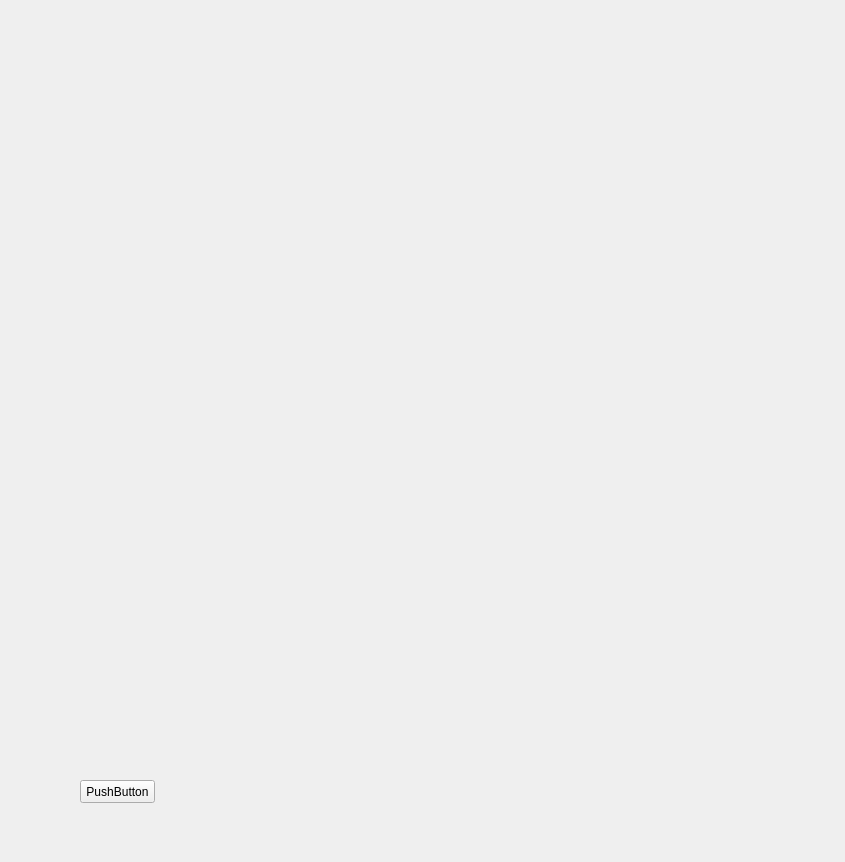
<?xml version="1.0" encoding="UTF-8"?>
<ui version="4.0">
 <class>Widget</class>
 <widget class="QWidget" name="Widget">
  <property name="geometry">
   <rect>
    <x>0</x>
    <y>0</y>
    <width>845</width>
    <height>862</height>
   </rect>
  </property>
  <property name="windowTitle">
   <string>Widget</string>
  </property>
  <widget class="QPushButton" name="pushButton">
   <property name="geometry">
    <rect>
     <x>80</x>
     <y>780</y>
     <width>75</width>
     <height>23</height>
    </rect>
   </property>
   <property name="text">
    <string>PushButton</string>
   </property>
  </widget>
 </widget>
 <layoutdefault spacing="6" margin="11"/>
 <resources/>
 <connections/>
</ui>
